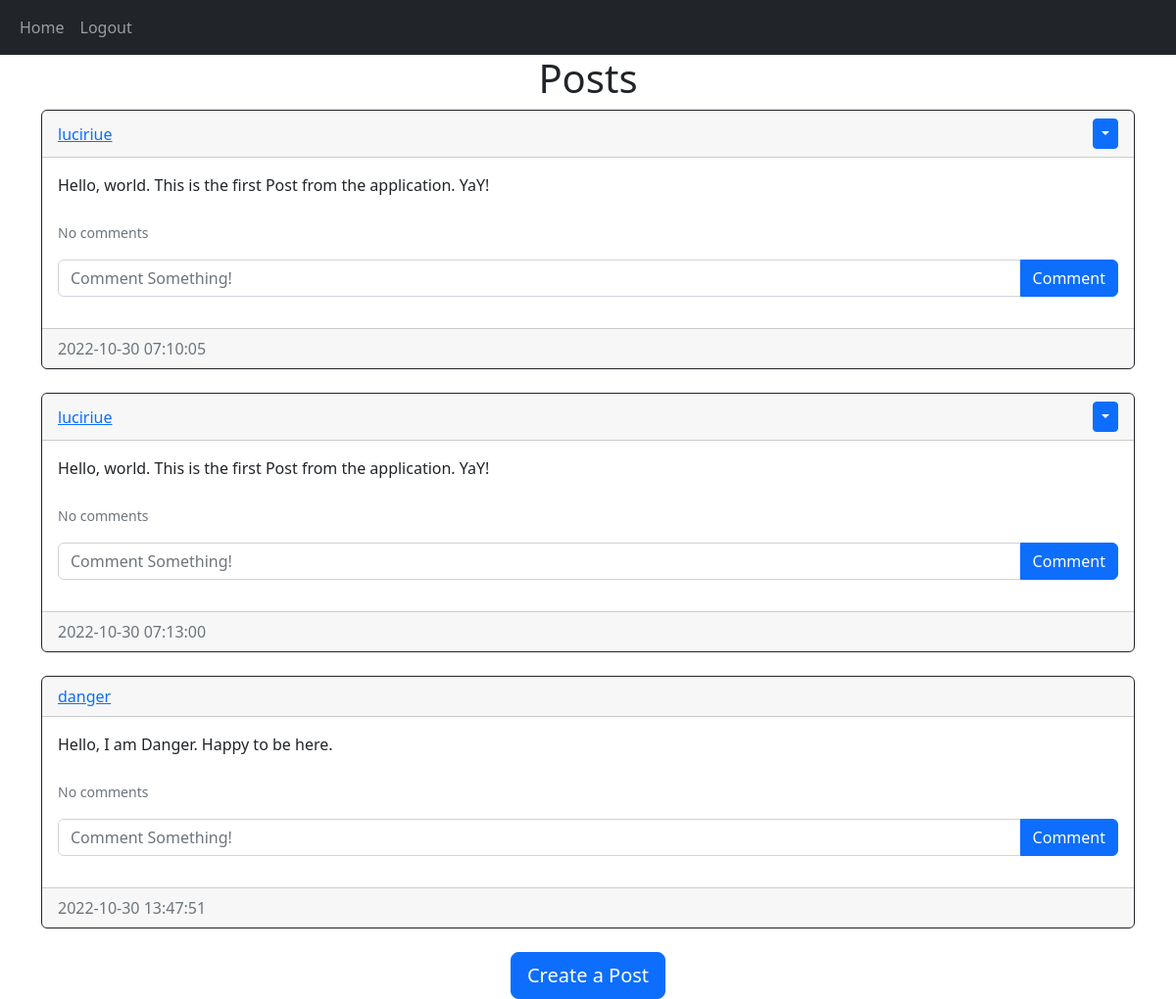
The page /home (signed in) on the database as committed earlier.
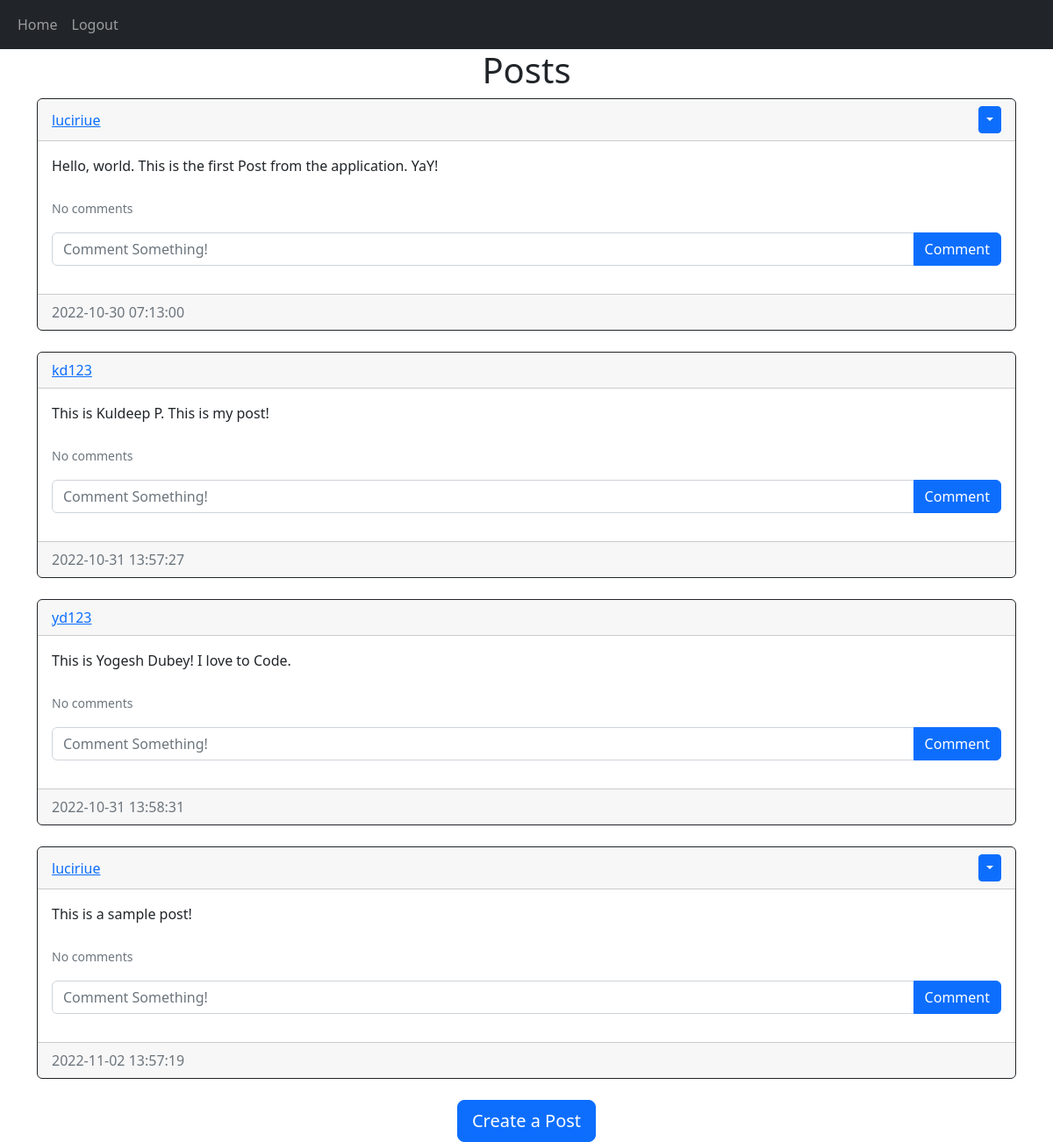
The same page on the database as committed later.
### website/models.py (models this page shows)
class Post(db.Model):
    id = db.Column(db.Integer, primary_key=True)
    text = db.Column(db.Text, nullable=False)
    date_created = db.Column(db.DateTime(timezone=True), default=func.now())
    author = db.Column(db.Integer, db.ForeignKey('user.id', ondelete="CASCADE"), nullable=False)
    comments = db.relationship('Comment', backref='post', passive_deletes=True)

class User(db.Model, UserMixin):
    id = db.Column(db.Integer, primary_key=True)
    email = db.Column(db.String(150), unique=True)
    username = db.Column(db.String(150), unique=True)
    password = db.Column(db.String(150))
    date_created = db.Column(db.DateTime(timezone=True), default=func.now())
    posts = db.relationship('Post', backref='user', passive_deletes=True)
    comments = db.relationship('Comment', backref='user', passive_deletes=True)

### website/views.py (the view)
@views.route("/")
@views.route("/home")
@login_required
def home():
    posts = Post.query.all()
    return render_template("home.html", user=current_user, posts = posts)

### website/__init__.py (called while the page is built)
def create_app():
    blogapp = Flask(__name__)
    blogapp.config['SECRET_KEY'] = "saltkey"
    blogapp.config['SQLALCHEMY_DATABASE_URI'] = f'sqlite:///{DB_NAME}'
    db.init_app(blogapp)
    from .views import views
    from .auth import auth
    blogapp.register_blueprint(views, url_prefix="/")
    blogapp.register_blueprint(auth, url_prefix="/")
    from .models import User, Post
    create_database(blogapp)
    login_manager = LoginManager()
    login_manager.login_view = "auth.login"
    login_manager.init_app(blogapp)
    @login_manager.user_loader
    def load_user(id):
        return User.query.get(int(id))
    return blogapp

### website/templates/home.html (shortened to what this page needs)
{% extends "posts_div.html" %}

### website/templates/posts_div.html (shortened to what this page needs)
{% extends "base.html" %}
{% block content %}
<h1 align="center">{% block header %}Posts{% endblock %}</h1>
<div id="posts">
    {% for post in posts %}
    <div class="card border-dark">
        <div class="card-header d-flex justify-content-between align-items-center">
            <a href="/posts/{{post.user.username}}">{{post.user.username}}</a>
            {% if user.id == post.author %}
            <div class="btn-group">
                <button type="button" class="btn btn-sm btn-primary dropdown-toggle" data-bs-toggle="dropdown"></button>
            </div>
            {% endif %}
        </div>
        <div class="card-body">
            <div class= "card-text">
                {{post.text}}
            </div>
            <br/>
            <p class="card-text">
                {% if post.comments|length > 0 %}
                    <a data-bs-toggle="collapse" href="#comments-{{post.id}}" role="button">
                        <small>View {{post.comments|length}} Comments</small>
                    </a>
                {% else %}
                    <small class="text-muted">No comments</small>
                {% endif %}
            </p>
            <form class="input-group mb-3" method="POST" action="/create-comment/{{post.id}}">
                <input type="text" id="text" name="text" class="form-control" placeholder="Comment Something!"/>
                <button type="submit" class="btn btn-primary">Comment</button>
            </form>
        </div>
        <div class="card-footer text-muted">
            {{post.date_created}}
        </div>
    </div>
    <br/>
    {% endfor %}
</div>
{% block footer %}
<div align="center">
    <a href="/create-post"><button type="button" class="btn btn-primary  btn-lg">Create a Post</button></a>
</div>
{% endblock%}
{% endblock %}

Rows that differ between the two databases and show on the page:
removed Post: user.username "luciriue", text "Hello, world. This is the first Post from the application. YaY!", date_created "2022-10-30 07:10:05"
removed Post: user.username "danger", text "Hello, I am Danger. Happy to be here.", date_created "2022-10-30 13:47:51"
added Post: user.username "kd123", text "This is Kuldeep P. This is my post!", date_created "2022-10-31 13:57:27"
added Post: user.username "yd123", text "This is Yogesh Dubey! I love to Code.", date_created "2022-10-31 13:58:31"
added Post: user.username "luciriue", text "This is a sample post!", date_created "2022-11-02 13:57:19"
